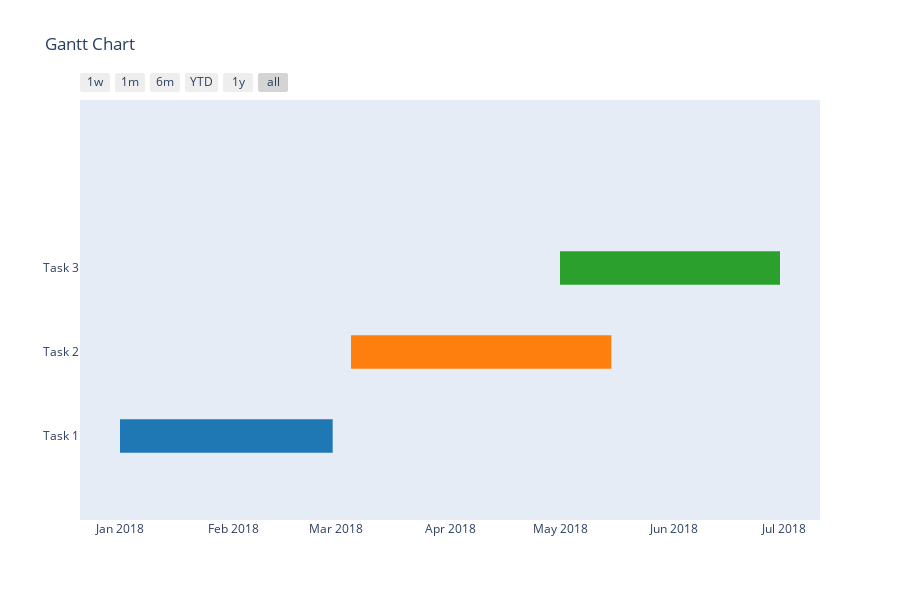

Notebook cell for this chart:
### Code cell
fig = ff.create_gantt(tasks)
offline.iplot(fig)

### Figure 1 — Plotly figure (JSON) as saved in the notebook; plotly's stock layout.template omitted (floating-point values rounded to 4 significant figures)
{"data": [{"fill": "toself", "fillcolor": "rgb(255, 127, 14)", "hoverinfo": "name", "legendgroup": "rgb(255, 127, 14)", "mode": "none", "name": "Task 2", "type": "scatter", "x": ["2018-03-05", "2018-05-15", "2018-05-15", "2018-03-05"], "y": [0.8, 0.8, 1.2, 1.2]}, {"fill": "toself", "fillcolor": "rgb(31, 119, 180)", "hoverinfo": "name", "legendgroup": "rgb(31, 119, 180)", "mode": "none", "name": "Task 1", "type": "scatter", "x": ["2018-01-01", "2018-02-28", "2018-02-28", "2018-01-01"], "y": [-0.2, -0.2, 0.2, 0.2]}, {"fill": "toself", "fillcolor": "rgb(44, 160, 44)", "hoverinfo": "name", "legendgroup": "rgb(44, 160, 44)", "mode": "none", "name": "Task 3", "type": "scatter", "x": ["2018-05-01", "2018-06-30", "2018-06-30", "2018-05-01"], "y": [1.8, 1.8, 2.2, 2.2]}, {"legendgroup": "rgb(255, 127, 14)", "marker": {"color": "rgb(255, 127, 14)", "opacity": 0, "size": 1}, "mode": "markers", "name": "", "showlegend": false, "text": [null, null], "type": "scatter", "x": ["2018-03-05", "2018-05-15"], "y": [1, 1]}, {"legendgroup": "rgb(31, 119, 180)", "marker": {"color": "rgb(31, 119, 180)", "opacity": 0, "size": 1}, "mode": "markers", "name": "", "showlegend": false, "text": [null, null], "type": "scatter", "x": ["2018-01-01", "2018-02-28"], "y": [0, 0]}, {"legendgroup": "rgb(44, 160, 44)", "marker": {"color": "rgb(44, 160, 44)", "opacity": 0, "size": 1}, "mode": "markers", "name": "", "showlegend": false, "text": [null, null], "type": "scatter", "x": ["2018-05-01", "2018-06-30"], "y": [2, 2]}], "layout": {"height": 600, "hovermode": "closest", "showlegend": false, "title": {"text": "Gantt Chart"}, "xaxis": {"rangeselector": {"buttons": [{"count": 7, "label": "1w", "step": "day", "stepmode": "backward"}, {"count": 1, "label": "1m", "step": "month", "stepmode": "backward"}, {"count": 6, "label": "6m", "step": "month", "stepmode": "backward"}, {"count": 1, "label": "YTD", "step": "year", "stepmode": "todate"}, {"count": 1, "label": "1y", "step": "year", "stepmode": "backward"}, {"step": "all"}]}, "showgrid": false, "type": "date", "zeroline": false}, "yaxis": {"autorange": false, "range": [-1, 4], "showgrid": false, "ticktext": ["Task 1", "Task 2", "Task 3"], "tickvals": [0, 1, 2], "zeroline": false}}}
